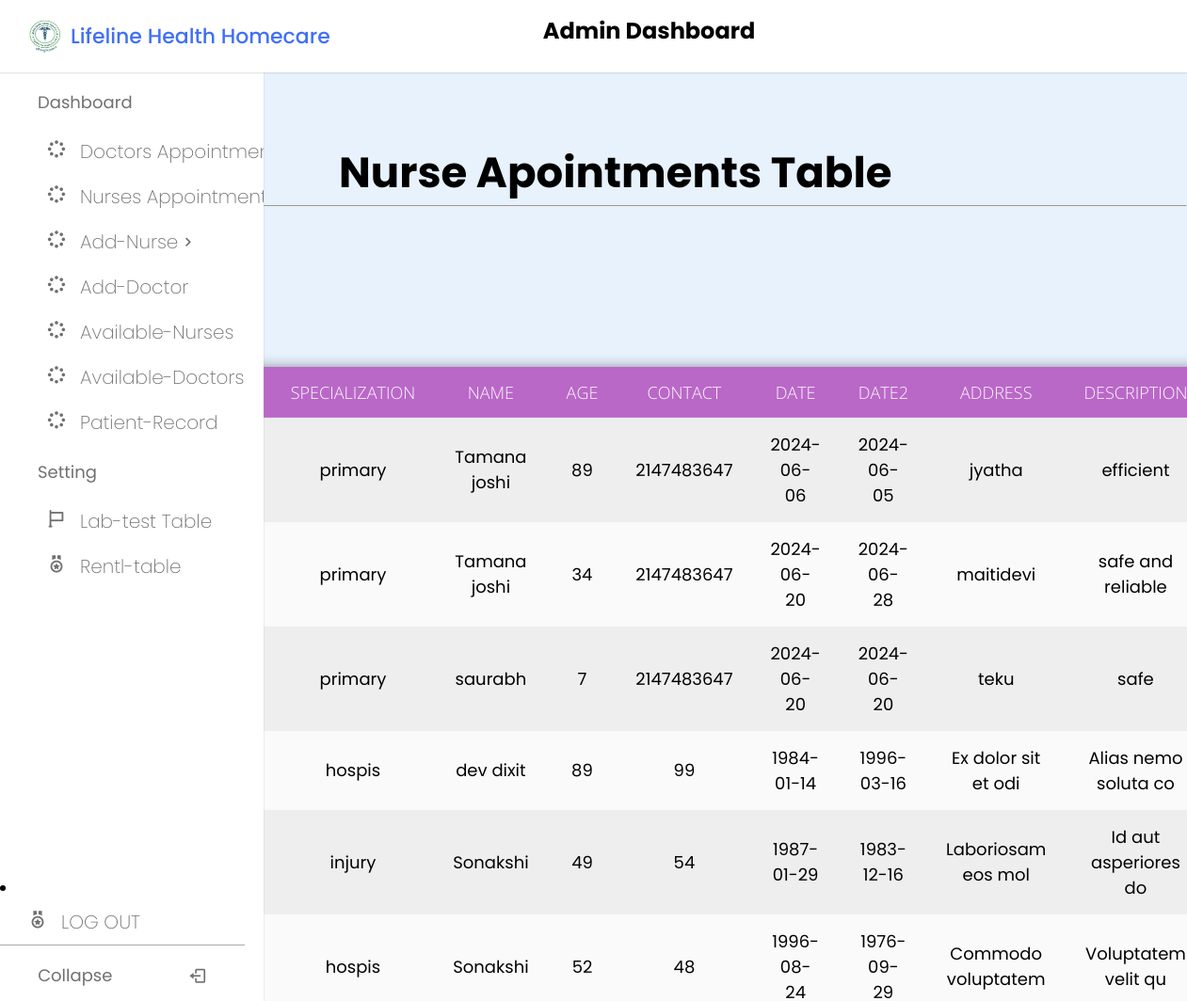
/admin/apointment-nurs.php, run on the app's committed database.
### tables this page shows
CREATE TABLE `nurse_appointment` (
  `id` int(100) NOT NULL,
  `specialization` varchar(100) NOT NULL,
  `name` varchar(110) NOT NULL,
  `age` int(110) NOT NULL,
  `contact` int(110) NOT NULL,
  `date` date NOT NULL,
  `date2` date NOT NULL,
  `address` varchar(100) NOT NULL,
  `description` varchar(100) NOT NULL
);

### admin/apointment-nurs.php (the view, shortened to what this page needs)
<?php
include ('registration.php');
?>
<!DOCTYPE html>
<html>
<head>
 <link rel="stylesheet" href="css/apointment.css">
</head>
<?php
  include 'siddebar.php';
  ?>
<body>
<div class="container"  style="margin-top: 150px;">
<div class="title"><h2>Nurse Apointments Table</h2> </div>
<hr>
</div>
 <table >
 <tr>
 <th>ID</th>
 <th>Specialization</th>
 <th>Name</th>
 <th>Age</th>
 <th>Contact</th>
 <th>Date </th>
 <th>Date2</th>
 <th>Address </th>
 <th>Description</th>
 </tr>
 <?php
$sql=mysqli_query($conn,"select * from nurse_appointment");
$cnt=1;
while($row=mysqli_fetch_array($sql))
{
?>
  <tr>
 <td><?php echo $cnt;?>.</td>
 <td><?php echo $row['specialization'];?></td>
 <td><?php echo $row['name'];?></td>
 <td><?php echo $row['age'];?></td>
<td><?php echo $row['contact'];?></td>
<td><?php echo $row['date'];?></td>
<td><?php echo $row['date2'];?></td>
<td><?php echo $row['address'];?></td>
<td><?php echo $row['description'];?></td>
 </tr>
 <?php
$cnt=$cnt+1;
											 }?>
 </table>
 </body>
</html>

### admin/siddebar.php (shortened to what this page needs)
<!DOCTYPE html>
<html lang="en">
  <head>
    <link href="https://unpkg.com/boxicons@2.1.4/css/boxicons.min.css" rel="stylesheet" />
    <link rel="stylesheet" href="css/side.css" />
  </head>
  <body>
    <nav class="navbar">
      <div class="logo_item">
        <img src="logo.png" alt=""></i>Lifeline Health Homecare
      </div>
      <div class="search_bar">
       <h1>Admin Dashboard</h1>
      </div>
      <div class="navbar_content">
      </div>
    </nav>
    <nav class="sidebar">
      <div class="menu_content">
        <ul class="menu_items">
        <div class="menu_title menu_dahsboard"></div>
            <li class="item">
            <a href="apointment.php" class="nav_link">
              <span class="navlink_icon">
                <i class="bx bx-loader-circle"></i>
              </span>
              <span class="navlink"> Doctors Appointments</span>
            </a>
          </li> <li class="item">
            <a href="apointment-nurs.php" class="nav_link">
              <span class="navlink_icon">
                <i class="bx bx-loader-circle"></i>
              </span>
              <span class="navlink"> Nurses Appointments</span>
            </a>
          </li>
          <li class="item">
            <a href="add_nurse.php" class="nav_link">
              <span class="navlink_icon">
                <i class="bx bx-loader-circle"></i>
              </span>
              <span class="navlink">Add-Nurse</span>
              <i class="bx bx-chevron-right arrow-left"></i>
            </a>
          </li>
            <li class="item">
            <a href="add_doctor.php" class="nav_link">
              <span class="navlink_icon">
                <i class="bx bx-loader-circle"></i>
              </span>
              <span class="navlink">Add-Doctor</span>
            </a>
          </li>
          <li class="item">
            <a href="nursetable.php" class="nav_link">
              <span class="navlink_icon">
                <i class="bx bx-loader-circle"></i>
              </span>
              <span class="navlink">Available-Nurses</span>
            </a>
          </li>
          <li class="item">
            <a href="doctable.php" class="nav_link">
              <span class="navlink_icon">
                <i class="bx bx-loader-circle"></i>
              </span>
              <span class="navlink">Available-Doctors</span>
            </a>
          </li>
          <li class="item">
            <a href="patientable.php" class="nav_link">
              <span class="navlink_icon">
                <i class="bx bx-loader-circle"></i>
              </span>
              <span class="navlink">Patient-Record</span>
            </a>
          </li>
        </ul>
        <ul class="menu_items">
          <div class="menu_title menu_setting"></div>
          <li class="item">
            <a href="testtable.php" class="nav_link">
              <span class="navlink_icon">
                <i class="bx bx-flag"></i>
              </span>
              <span class="navlink">Lab-test Table</span>
            </a>
          </li>
          <li class="item">
            <a href="rentaltable.php" class="nav_link">
              <span class="navlink_icon">
                <i class="bx bx-medal"></i>
              </span>
              <span class="navlink">Rentl-table</span>
            </a>
          </li>
        </ul>
        <div class="bottom_content">
        <li class="item">
            <a href="logout.php" class="nav_link">
              <span class="navlink_icon">
                <i class="bx bx-medal"></i>
              </span>
              <span class="navlink">LOG OUT</span>
            </a>
          </li>
          <div class="bottom expand_sidebar">
            <span> Expand</span>
          </div>
          <div class="bottom collapse_sidebar">
            <span> Collapse</span>
            <i class='bx bx-log-out'></i>
          </div>
        </div>
      </div>
    </nav>
  </body>
</html>

### admin/css/apointment.css (style rules this page uses)
* { margin:3px; padding: 0; outline: 0; margin-right: 8px; }
.container .title { font-size: 30px; margin-top: 120px; margin-left: 360px; z-index: 100; }
a { color: #eeeeee; font-size: 20px; font-weight: 200; }
table { position: absolute; left: 50%; top: 64%; transform: translate(-38%,-42%); width: 78%; border-collapse: collapse; border-spacing: 0; box-shadow: 0 2px 15px rgba(64,64,64,.7); border-radius: 12px 12px 0 0; overflow: hidden; }
th { background-color: #ba68c8; color: #fafafa; font-family: 'Open Sans',Sans-serif; font-weight: 200; text-transform: uppercase; }
tr { width: 100%; background-color: #fafafa; font-family: 'Montserrat', sans-serif; font-size: 18px; }
tr:nth-child(even) { background-color: #eeeeee; }

### admin/css/side.css (style rules this page uses)
* { margin: 0; padding: 0; box-sizing: border-box; font-family: "Poppins", sans-serif; }
:root { --white-color: #fff; --blue-color: #4070f4; --grey-color: #707070; --grey-color-light: #aaa; }
body { background-color: #e7f2fd; transition: all 0.5s ease; }
.navbar { position: fixed; top: 0; width: 116%; left: 0; background-color: var(--white-color); display: flex; align-items: center; justify-content: space-between; padding: 15px 30px; z-index: 1000; box-shadow: 0 0 2px var(--grey-color-light); }
.logo_item { display: flex; align-items: center; column-gap: 10px; font-size: 22px; font-weight: 500; color: var(--blue-color); }
.navbar img { width: 35px; height: 35px; border-radius: 50%; }
.search_bar { height: 47px; max-width: 430px; width: 100%; }
.navbar_content { display: flex; align-items: center; column-gap: 30px; width: 200px; }
.sidebar { background-color: var(--white-color); width: 280px; position: fixed; top: 0; left: 0; height: 100%; padding: 80px 20px; z-index: 100; overflow-y: scroll; box-shadow: 0 0 1px var(--grey-color-light); transition: all 0.5s ease; }
.menu_content { position: relative; }
.menu_title { margin: 15px 0; padding: 0 20px; font-size: 18px; }
.menu_title::before { color: var(--grey-color); white-space: nowrap; }
.menu_dahsboard::before { content: "Dashboard"; }
.menu_setting::before { content: "Setting"; }
.menu_items { padding: 0; list-style: none; }
.navlink_icon { position: relative; font-size: 22px; min-width: 50px; line-height: 40px; display: inline-block; text-align: center; border-radius: 6px; }
.navlink_icon::before { content: ""; position: absolute; height: 100%; width: calc(100% + 100px); left: -20px; }
.sidebar .nav_link { display: flex; align-items: center; width: 100%; padding: 4px 15px; border-radius: 8px; text-decoration: none; color: var(--grey-color); white-space: nowrap; }
.bottom_content { position: fixed; bottom: 60px; left: 0; width: 260px; cursor: pointer; transition: all 0.5s ease; }
.bottom { position: absolute; display: flex; align-items: center; left: 0; justify-content: space-around; padding: 18px 0; text-align: center; width: 100%; color: var(--grey-color); border-top: 1px solid var(--grey-color-light); background-color: var(--white-color); }
.bottom i { font-size: 20px; }
.bottom span { font-size: 18px; }

### data on the page
nurse_appointment: specialization "primary", name "Tamana joshi", age "89", contact "2147483647", date "2024-06-06", date2 "2024-06-05", address "jyatha", description "efficient"
nurse_appointment: specialization "primary", name "Tamana joshi", age "34", contact "2147483647", date "2024-06-20", date2 "2024-06-28", address "maitidevi", description "safe and reliable"
nurse_appointment: specialization "primary", name "saurabh", age "7", contact "2147483647", date "2024-06-20", date2 "2024-06-20", address "teku", description "safe"
nurse_appointment: specialization "hospis", name "dev dixit", age "89", contact "99", date "1984-01-14", date2 "1996-03-16", address "Ex dolor sit et odi", description "Alias nemo soluta co"
nurse_appointment: specialization "injury", name "Sonakshi", age "49", contact "54", date "1987-01-29", date2 "1983-12-16", address "Laboriosam eos mol", description "Id aut asperiores do"
nurse_appointment: specialization "hospis", name "Sonakshi", age "52", contact "48", address "Commodo voluptatem", description "Voluptatem velit qu"
